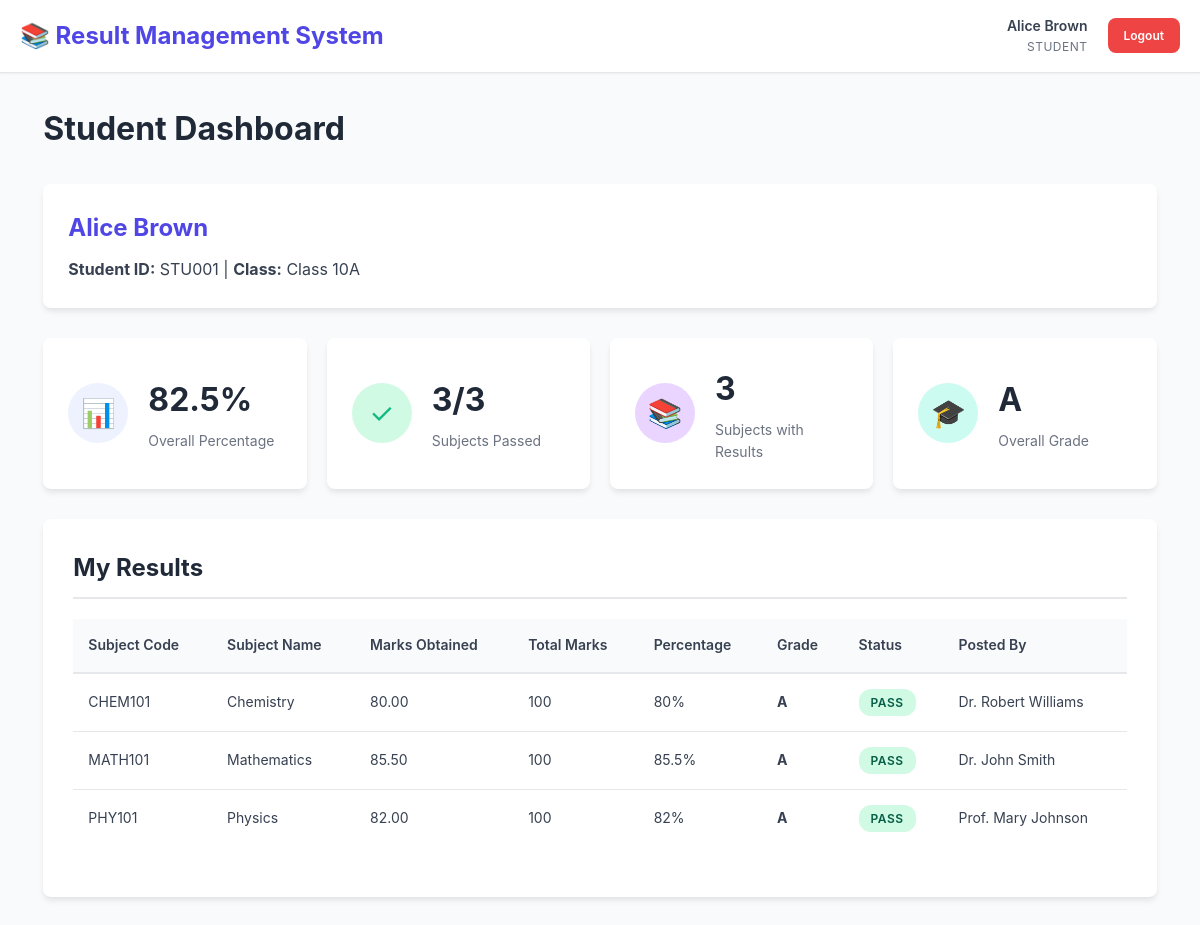
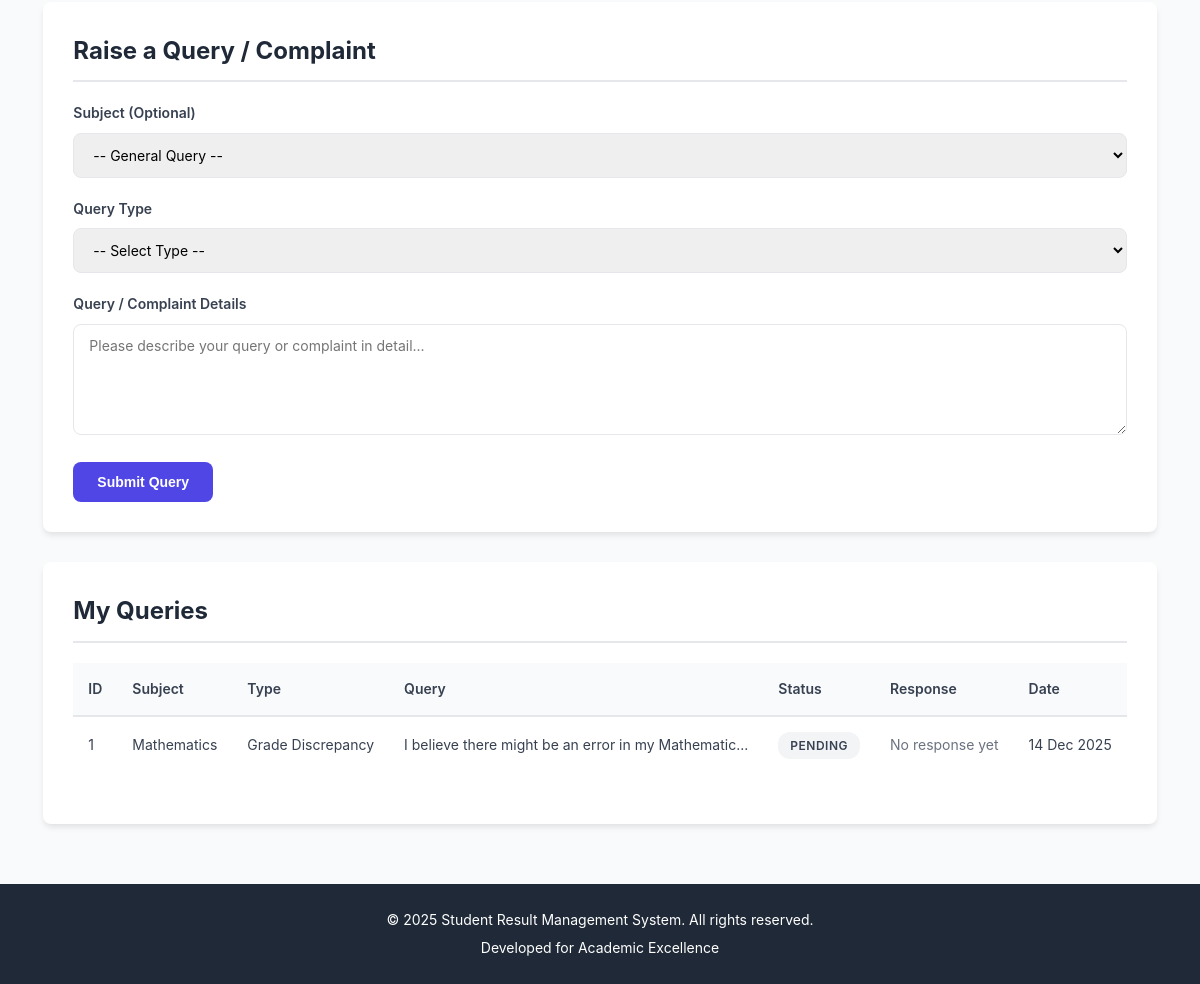
The app's page /student/dashboard.php (signed in) with its own data (2 pictures, top to bottom).
### tables this page shows
CREATE TABLE students (
    id INT AUTO_INCREMENT PRIMARY KEY,
    student_id VARCHAR(20) UNIQUE NOT NULL,
    full_name VARCHAR(100) NOT NULL,
    email VARCHAR(100),
    phone VARCHAR(15),
    class VARCHAR(50),
    created_at TIMESTAMP DEFAULT CURRENT_TIMESTAMP
);

CREATE TABLE marks (
    id INT AUTO_INCREMENT PRIMARY KEY,
    student_id INT NOT NULL,
    subject_id INT NOT NULL,
    staff_id INT NOT NULL,
    marks_obtained DECIMAL(5,2) NOT NULL,
    posted_at TIMESTAMP DEFAULT CURRENT_TIMESTAMP,
    FOREIGN KEY (student_id) REFERENCES students(id) ON DELETE CASCADE,
    FOREIGN KEY (subject_id) REFERENCES subjects(id) ON DELETE CASCADE,
    FOREIGN KEY (staff_id) REFERENCES users(id) ON DELETE CASCADE,
    UNIQUE KEY unique_student_subject (student_id, subject_id),
    CHECK (marks_obtained >= 0)
);

CREATE TABLE subjects (
    id INT AUTO_INCREMENT PRIMARY KEY,
    subject_code VARCHAR(20) UNIQUE NOT NULL,
    subject_name VARCHAR(100) NOT NULL,
    total_marks INT NOT NULL DEFAULT 100,
    created_at TIMESTAMP DEFAULT CURRENT_TIMESTAMP
);

CREATE TABLE users (
    id INT AUTO_INCREMENT PRIMARY KEY,
    username VARCHAR(50) UNIQUE NOT NULL,
    password VARCHAR(255) NOT NULL,
    role ENUM('admin', 'staff', 'student') NOT NULL,
    full_name VARCHAR(100) NOT NULL,
    email VARCHAR(100),
    created_at TIMESTAMP DEFAULT CURRENT_TIMESTAMP
);

CREATE TABLE queries (
    id INT AUTO_INCREMENT PRIMARY KEY,
    student_id INT NOT NULL,
    subject_id INT,
    query_type VARCHAR(50) NOT NULL,
    query_text TEXT NOT NULL,
    status ENUM('pending', 'reviewed', 'resolved') DEFAULT 'pending',
    admin_response TEXT,
    created_at TIMESTAMP DEFAULT CURRENT_TIMESTAMP,
    updated_at TIMESTAMP DEFAULT CURRENT_TIMESTAMP ON UPDATE CURRENT_TIMESTAMP,
    FOREIGN KEY (student_id) REFERENCES students(id) ON DELETE CASCADE,
    FOREIGN KEY (subject_id) REFERENCES subjects(id) ON DELETE SET NULL
);

### student/dashboard.php (the view, shortened to what this page needs)
<?php
$conn = getDBConnection();
$user_id = $_SESSION['user_id'];
$stmt = $conn->prepare("SELECT id, student_id, full_name, email, class FROM students WHERE email = (SELECT email FROM users WHERE id = ?) LIMIT 1");
$stmt->bind_param("i", $user_id);
$stmt->execute();
$result = $stmt->get_result();
$student = $result->fetch_assoc();
$student_id = $student['id'];
$marks = [];
$query = "
    SELECT
        m.*,
        sub.subject_code,
        sub.subject_name,
        sub.total_marks,
        u.full_name as staff_name
    FROM marks m
    INNER JOIN subjects sub ON m.subject_id = sub.id
    INNER JOIN users u ON m.staff_id = u.id
    WHERE m.student_id = ?
    ORDER BY sub.subject_code
";
$stmt = $conn->prepare($query);
$stmt->bind_param("i", $student_id);
$stmt->execute();
$result = $stmt->get_result();
while ($row = $result->fetch_assoc()) {
    $row['percentage'] = calculatePercentage($row['marks_obtained'], $row['total_marks']);
    $row['status'] = getPassFailStatus($row['marks_obtained'], $row['total_marks']);
    $row['grade'] = getGrade($row['percentage']);
    $marks[] = $row;
}
$total_marks_obtained = array_sum(array_column($marks, 'marks_obtained'));
$total_marks_possible = array_sum(array_column($marks, 'total_marks'));
$overall_percentage = $total_marks_possible > 0 ? calculatePercentage($total_marks_obtained, $total_marks_possible) : 0;
$pass_count = count(array_filter($marks, function($m) { return $m['status'] === 'Pass'; }));
$total_subjects = count($marks);
$queries = [];
$query = "
    SELECT q.*, sub.subject_name
    FROM queries q
    LEFT JOIN subjects sub ON q.subject_id = sub.id
    WHERE q.student_id = ?
    ORDER BY q.created_at DESC
";
$stmt = $conn->prepare($query);
$stmt->bind_param("i", $student_id);
$stmt->execute();
$result = $stmt->get_result();
while ($row = $result->fetch_assoc()) {
    $queries[] = $row;
}
?>
<!DOCTYPE html>
<html lang="en">
<head>
    <link rel="stylesheet" href="../assets/css/style.css">
</head>
<body>
    <?php include '../includes/header.php'; ?>
    <div class="container">
        <h1 class="page-title">Student Dashboard</h1>
        <div class="student-info">
            <h2><?php echo htmlspecialchars($student['full_name']); ?></h2>
            <p><strong>Student ID:</strong> <?php echo $student['student_id']; ?> |
               <strong>Class:</strong> <?php echo htmlspecialchars($student['class']); ?></p>
        </div>
        <div class="stats-grid">
            <div class="stat-card">
                <div class="stat-icon stat-icon-blue">
                    <span>📊</span>
                </div>
                <div class="stat-content">
                    <h3><?php echo $overall_percentage; ?>%</h3>
                    <p>Overall Percentage</p>
                </div>
            </div>
            <div class="stat-card">
                <div class="stat-icon stat-icon-green">
                    <span>✓</span>
                </div>
                <div class="stat-content">
                    <h3><?php echo $pass_count; ?>/<?php echo $total_subjects; ?></h3>
                    <p>Subjects Passed</p>
                </div>
            </div>
            <div class="stat-card">
                <div class="stat-icon stat-icon-purple">
                    <span>📚</span>
                </div>
                <div class="stat-content">
                    <h3><?php echo $total_subjects; ?></h3>
                    <p>Subjects with Results</p>
                </div>
            </div>
            <div class="stat-card">
                <div class="stat-icon stat-icon-teal">
                    <span>🎓</span>
                </div>
                <div class="stat-content">
                    <h3><?php echo getGrade($overall_percentage); ?></h3>
                    <p>Overall Grade</p>
                </div>
            </div>
        </div>
        <div class="dashboard-section">
            <h2>My Results</h2>
            <div class="table-container">
                <table class="data-table">
                    <thead>
                        <tr>
                            <th>Subject Code</th>
                            <th>Subject Name</th>
                            <th>Marks Obtained</th>
                            <th>Total Marks</th>
                            <th>Percentage</th>
                            <th>Grade</th>
                            <th>Status</th>
                            <th>Posted By</th>
                        </tr>
                    </thead>
                    <tbody>
                        <?php if (empty($marks)): ?>
                            <tr>
                                <td colspan="8" class="text-center">No results available yet</td>
                            </tr>
                        <?php else: ?>
                            <?php foreach ($marks as $mark): ?>
                                <tr>
                                    <td><?php echo $mark['subject_code']; ?></td>
                                    <td><?php echo htmlspecialchars($mark['subject_name']); ?></td>
                                    <td><?php echo number_format($mark['marks_obtained'], 2); ?></td>
                                    <td><?php echo $mark['total_marks']; ?></td>
                                    <td><?php echo $mark['percentage']; ?>%</td>
                                    <td><strong><?php echo $mark['grade']; ?></strong></td>
                                    <td>
                                        <?php if ($mark['status'] === 'Pass'): ?>
                                            <span class="badge badge-success">Pass</span>
                                        <?php else: ?>
                                            <span class="badge badge-danger">Fail</span>
                                        <?php endif; ?>
                                    </td>
                                    <td><?php echo htmlspecialchars($mark['staff_name']); ?></td>
                                </tr>
                            <?php endforeach; ?>
                        <?php endif; ?>
                    </tbody>
                </table>
            </div>
        </div>
        <div class="dashboard-section">
            <h2>Raise a Query / Complaint</h2>
            <form method="POST" action="submit_query.php" class="query-form">
                <div class="form-group">
                    <label for="subject_id">Subject (Optional)</label>
                    <select id="subject_id" name="subject_id">
                        <option value="">-- General Query --</option>
                    </select>
                </div>
                <div class="form-group">
                    <label for="query_type">Query Type</label>
                    <select id="query_type" name="query_type" required>
                        <option value="">-- Select Type --</option>
                    </select>
                </div>
                <div class="form-group">
                    <label for="query_text">Query / Complaint Details</label>
                    <textarea id="query_text" name="query_text" rows="5" required placeholder="Please describe your query or complaint in detail..."></textarea>
                </div>
                <button type="submit" class="btn btn-primary">Submit Query</button>
            </form>
        </div>
        <div class="dashboard-section">
            <h2>My Queries</h2>
            <div class="table-container">
                <table class="data-table">
                    <thead>
                        <tr>
                            <th>ID</th>
                            <th>Subject</th>
                            <th>Type</th>
                            <th>Query</th>
                            <th>Status</th>
                            <th>Response</th>
                            <th>Date</th>
                        </tr>
                    </thead>
                    <tbody>
                        <?php if (empty($queries)): ?>
                            <tr>
                                <td colspan="7" class="text-center">No queries submitted yet</td>
                            </tr>
                        <?php else: ?>
                            <?php foreach ($queries as $query): ?>
                                <tr>
                                    <td><?php echo $query['id']; ?></td>
                                    <td><?php echo $query['subject_name'] ?? 'General'; ?></td>
                                    <td><?php echo htmlspecialchars($query['query_type']); ?></td>
                                    <td><?php echo htmlspecialchars(substr($query['query_text'], 0, 50)); ?>...</td>
                                    <td><?php echo getQueryStatusBadge($query['status']); ?></td>
                                    <td>
                                        <?php if ($query['admin_response']): ?>
                                            <?php echo htmlspecialchars(substr($query['admin_response'], 0, 50)); ?>...
                                        <?php else: ?>
                                            <span class="text-muted">No response yet</span>
                                        <?php endif; ?>
                                    </td>
                                    <td><?php echo formatDate($query['created_at']); ?></td>
                                </tr>
                            <?php endforeach; ?>
                        <?php endif; ?>
                    </tbody>
                </table>
            </div>
        </div>
    </div>
    <?php include '../includes/footer.php'; ?>
</body>
</html>

### includes/functions.php (shortened to what this page needs)
<?php
function getPassFailStatus($marks, $totalMarks, $passPercentage = 40) {
    $percentage = ($marks / $totalMarks) * 100;
    return $percentage >= $passPercentage ? 'Pass' : 'Fail';
}
function calculatePercentage($marks, $totalMarks) {
    return round(($marks / $totalMarks) * 100, 2);
}
function getGrade($percentage) {
    if ($percentage >= 80) return 'A';
    return 'F';
}
function formatDate($date) {
    return date('d M Y', strtotime($date));
}
function getQueryStatusBadge($status) {
    $badges = [
        'pending' => '<span class="badge badge-warning">Pending</span>',
        'reviewed' => '<span class="badge badge-info">Reviewed</span>',
        'resolved' => '<span class="badge badge-success">Resolved</span>'
    ];
    return $badges[$status] ?? '<span class="badge badge-secondary">' . ucfirst($status) . '</span>';
}
?>

### assets/css/style.css (style rules this page uses)
* { margin: 0; padding: 0; box-sizing: border-box; }
:root { --primary-color: #4f46e5; --primary-dark: #4338ca; --secondary-color: #10b981; --danger-color: #ef4444; --warning-color: #f59e0b; --info-color: #3b82f6; --dark-color: #1f2937; --light-color: #f9fafb; --border-color: #e5e7eb; --text-color: #374151; --text-light: #6b7280; --shadow-sm: 0 1px 2px 0 rgba(0, 0, 0, 0.05); --shadow-md: 0 4px 6px -1px rgba(0, 0, 0, 0.1); --shadow-lg: 0 10px 15px -3px rgba(0, 0, 0, 0.1); --radius: 8px; }
body { font-family: -apple-system, BlinkMacSystemFont, 'Segoe UI', Roboto, 'Helvetica Neue', Arial, sans-serif; background-color: var(--light-color); color: var(--text-color); line-height: 1.6; min-height: 100vh; display: flex; flex-direction: column; }
.container { max-width: 1200px; margin: 0 auto; padding: 30px 20px; flex: 1; }
.page-title { font-size: 32px; color: var(--dark-color); margin-bottom: 30px; font-weight: 700; }
.dashboard-section { background: white; border-radius: var(--radius); box-shadow: var(--shadow-md); padding: 30px; margin-bottom: 30px; }
.dashboard-section h2 { font-size: 24px; color: var(--dark-color); margin-bottom: 20px; padding-bottom: 10px; border-bottom: 2px solid var(--border-color); }
.stats-grid { display: grid; grid-template-columns: repeat(auto-fit, minmax(250px, 1fr)); gap: 20px; margin-bottom: 30px; }
.stat-card { background: white; border-radius: var(--radius); box-shadow: var(--shadow-md); padding: 25px; display: flex; align-items: center; gap: 20px; transition: transform 0.2s, box-shadow 0.2s; }
.stat-icon { width: 60px; height: 60px; border-radius: 50%; display: flex; align-items: center; justify-content: center; font-size: 28px; flex-shrink: 0; }
.stat-icon-blue { background: #eef2ff; color: var(--primary-color); }
.stat-icon-green { background: #d1fae5; color: var(--secondary-color); }
.stat-icon-purple { background: #e9d5ff; color: #9333ea; }
.stat-icon-teal { background: #ccfbf1; color: #14b8a6; }
.stat-content h3 { font-size: 32px; font-weight: 700; color: var(--dark-color); margin-bottom: 5px; }
.stat-content p { color: var(--text-light); font-size: 14px; margin: 0; }
.form-group { margin-bottom: 20px; }
.form-group label { display: block; margin-bottom: 8px; font-weight: 600; color: var(--text-color); font-size: 14px; }
.form-group input[type="text"], .form-group input[type="email"], .form-group input[type="number"], .form-group input[type="password"], .form-group select, .form-group textarea { width: 100%; padding: 12px 15px; border: 1px solid var(--border-color); border-radius: var(--radius); font-size: 14px; font-family: inherit; transition: border-color 0.2s, box-shadow 0.2s; }
.btn { display: inline-block; padding: 12px 24px; border: none; border-radius: var(--radius); font-size: 14px; font-weight: 600; text-align: center; text-decoration: none; cursor: pointer; transition: all 0.2s; }
.btn-primary { background: var(--primary-color); color: white; }
.table-container { overflow-x: auto; margin-bottom: 20px; }
.data-table { width: 100%; border-collapse: collapse; background: white; font-size: 14px; }
.data-table thead { background: var(--light-color); }
.data-table th { padding: 15px; text-align: left; font-weight: 600; color: var(--text-color); border-bottom: 2px solid var(--border-color); }
.data-table td { padding: 15px; border-bottom: 1px solid var(--border-color); }
.data-table tbody tr:last-child td { border-bottom: none; }
.text-muted { color: var(--text-light); }
.badge { display: inline-block; padding: 4px 12px; border-radius: 12px; font-size: 12px; font-weight: 600; text-transform: uppercase; letter-spacing: 0.5px; }
.badge-success { background: #d1fae5; color: #065f46; }
.badge-secondary { background: #f3f4f6; color: var(--text-color); }
.student-info { background: white; border-radius: var(--radius); box-shadow: var(--shadow-md); padding: 25px; margin-bottom: 30px; }
.student-info h2 { color: var(--primary-color); margin-bottom: 10px; }

### records on screen
students: full_name "Alice Brown", student "STU001", class "Class 10A"
marks: subject.subject_code "CHEM101", subject.subject_name "Chemistry", marks_obtained "80.00", subject.total_marks "100", percentage "80", grade "A", staff.full_name "Dr. Robert Williams"
marks: subject.subject_code "MATH101", subject.subject_name "Mathematics", marks_obtained "85.50", subject.total_marks "100", percentage "85.5", grade "A", staff.full_name "Dr. John Smith"
marks: subject.subject_code "PHY101", subject.subject_name "Physics", marks_obtained "82.00", subject.total_marks "100", percentage "82", grade "A", staff.full_name "Prof. Mary Johnson"
queries: id "1", subject.subject_name "Mathematics", query_type "Grade Discrepancy", query_text "I believe there might be an error in my Mathematic", status "PENDING", shows "No response yet", created_at "14 Dec 2025"

### other values on screen
$full_name "Alice Brown"
$current_role "STUDENT"
$overall_percentage "82.5"
$pass_count "3"
$total_subjects "3"
getGrade($overall_percentage) "A"
